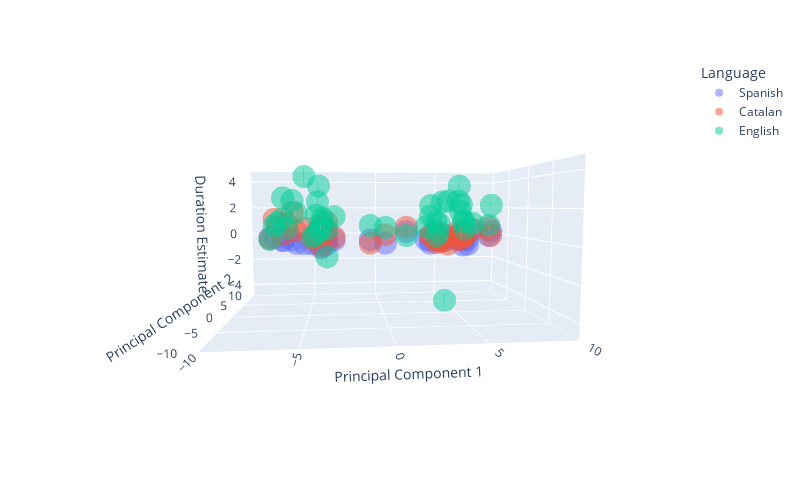

The notebook cell this image was saved under:
### Code cell
fig = px.scatter_3d(x = df_tri_combined['pc1'],
                    error_z = df_tri_combined['Duration Std']/2,
                    y = df_tri_combined['pc2'],
                    z = df_tri_combined['Duration Estimate'],
                   color = df_tri_combined['Language'],
                   labels = {"x":"Principal Component 1",
                             "y":"Principal Component 2",
                             "z":"Duration Estimate", 
                            "color" : "Language"},
                   opacity = 0.5, range_x = (-10,10), range_y = (-10,10),
                   width = 800, height = 500)

fig.show();
